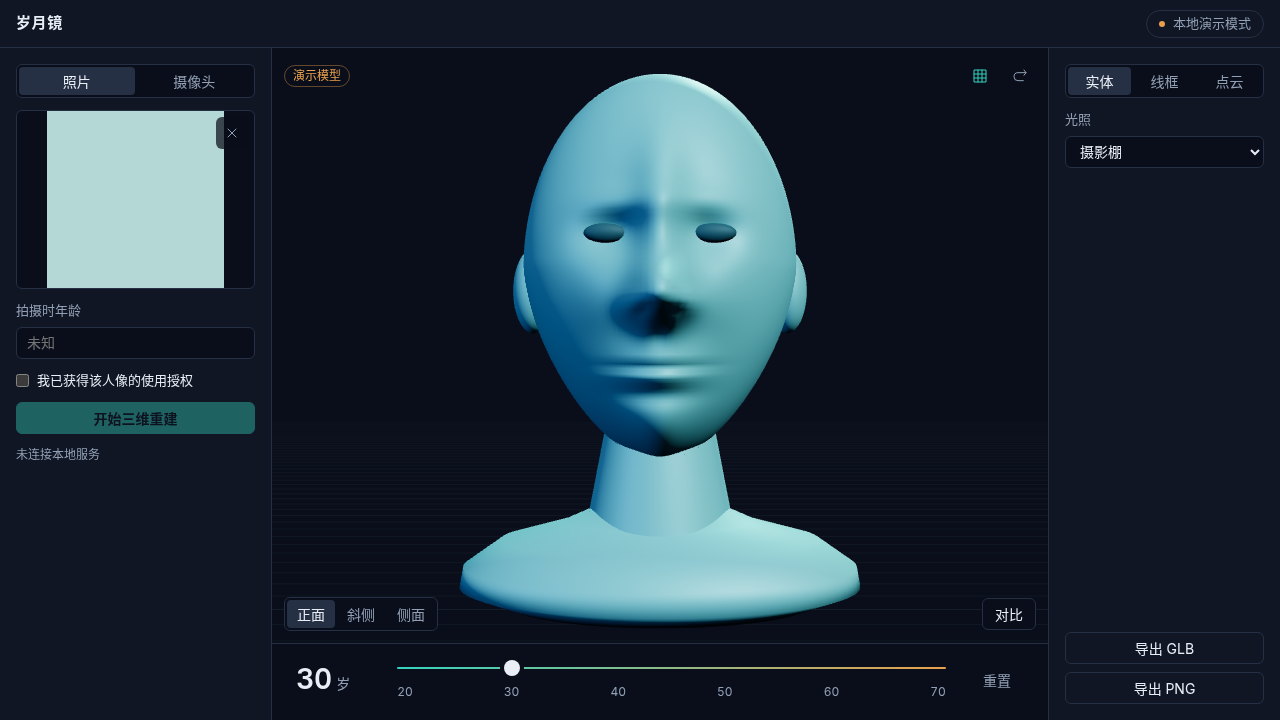
#> input picture tasks/FE-1_screens/fe1_1280x720_photo-uploaded.png, 1280 x 720 px
$ python -i near_duplicate_probe.py   (imports and definitions only)
#> lines starting #> are read from the running program, lines starting #| are printed output that depends on the picture
"""Retrieve possible duplicate originals; similarity is not identity or leakage acceptance."""

from __future__ import annotations

import argparse
import hashlib
import importlib.util
import io
import json
import struct
import sys
from itertools import combinations, product
from pathlib import Path

from PIL import Image, ImageOps, UnidentifiedImageError, features
from PIL import __version__ as pillow_version

_HELPER_PATH = Path(__file__).with_name("evaluation_readiness_probe.py")
_SPEC = importlib.util.spec_from_file_location("_near_duplicate_metadata", _HELPER_PATH)
metadata = importlib.util.module_from_spec(_SPEC)
# [1 line not run here, left out]

PROTOCOL = "agemorph3d-near-duplicate-v1"
SOURCES = (
    "tools/evaluation_readiness_probe.py",
    "backend/tests/test_evaluation_readiness_probe.py",
    "tools/near_duplicate_probe.py",
    "backend/tests/test_near_duplicate_probe.py",
)
MAX_IMAGE_BYTES = 10 * 1024 * 1024
MAX_PIXELS = 16000000
# Python follows the lock-file family (==3.11.*). Image hashes depend on
# Pillow's decoder and resampler, so Pillow stays at the locked 13.0.0.
ENVIRONMENT = {"python_version": "3.11.*", "pillow_version": "13.0.0"}


# [23 lines left out: functions python_version_matches, environment_matches, not called in this run]


FALSE_FLAGS = (
    "images_or_thumbnails_written",
    "candidate_review_complete",
    "no_leakage_accepted",
    "independent_evaluation",
    "legal_permission_established",
    "service_ready",
    "production_enabled",
    "g3_complete",
)
ALGORITHM = {
    "orientation": "Pillow ImageOps.exif_transpose before all features",
    "color": "Convert to RGB; no ICC color management transform",
    "views": ["original", "mirror"],
    "mirror": "Horizontal mirror of EXIF-corrected RGB",
    "pixel_sha256": (
        "SHA256(b'agemorph3d-rgb-v1\\0' + struct.pack('>II', width, height) "
        "+ b'RGB\\0' + RGB bytes); \\0 denotes one NUL byte"
    ),
    "grayscale": "Pillow convert('L')",
    "resample": "LANCZOS",
    "horizontal_size": [9, 8],
    "vertical_size": [8, 9],
    "comparison": "Right > left for horizontal; below > above for vertical",
    "bit_order": "Row-major, first comparison is the most significant of 64 bits",
    "diagnostic_size": [32, 32],
    "diagnostic": (
        "Per matched view-pair mean absolute grayscale byte difference divided by 255; "
        "no per-image normalization and no candidate filtering"
    ),
    "max_horizontal_hamming": 8,
    "max_vertical_hamming": 8,
    "candidate": (
        "At least one of all four view-pairs jointly satisfies both Hamming cutoffs; "
        "retain every matched view-pair and deduplicate only the unordered image pair"
    ),
    "exact_duplicates": (
        "Record same file SHA-256 and every equal dimension-bound pixel SHA-256 "
        "view-pair separately from perceptual candidate labels"
    ),
}
LIMITS = {
    "metadata_max_bytes": 2097152,
    "image_max_bytes": MAX_IMAGE_BYTES,
    "image_max_pixels": MAX_PIXELS,
    "max_images": 500,
    "image_formats": ["JPEG", "PNG", "WEBP"],
    "frames": 1,
}


# [81 lines left out: function _protocol, not called in this run]


def _pixel_hash(image):
    return hashlib.sha256(
        b"agemorph3d-rgb-v1\0" + struct.pack(">II", *image.size) + b"RGB\0" + image.tobytes()
    ).hexdigest()


def _dhash(gray, horizontal):
    width, height = (9, 8) if horizontal else (8, 9)
    pixels = gray.resize((width, height), Image.Resampling.LANCZOS).tobytes()
    result = 0
    for y in range(8):
        for x in range(8):
            first = y * width + x
            second = first + (1 if horizontal else width)
            result = (result << 1) | (pixels[second] > pixels[first])
    return result


def _view(image):
    gray = image.convert("L")
    try:
        return {
            "horizontal": _dhash(gray, True),
            "vertical": _dhash(gray, False),
            "pixel_sha256": _pixel_hash(image),
            "gray32": gray.resize((32, 32), Image.Resampling.LANCZOS).tobytes(),
        }
    finally:
        gray.close()


# [373 lines left out: functions _decode, _snapshot, _matches, _candidates, _components, build_report and 1 more, not called in this run]


# [2 lines not run here, left out]

>>> from PIL import Image
>>> picture = Image.open('../tasks/FE-1_screens/fe1_1280x720_photo-uploaded.png')
#> picture is the input picture: PIL image 1280x720 RGB; mean R, G, B 31.6, 46.5, 59.1
>>> result = _view(picture)
#> in _view, `gray = image.convert("L")`:
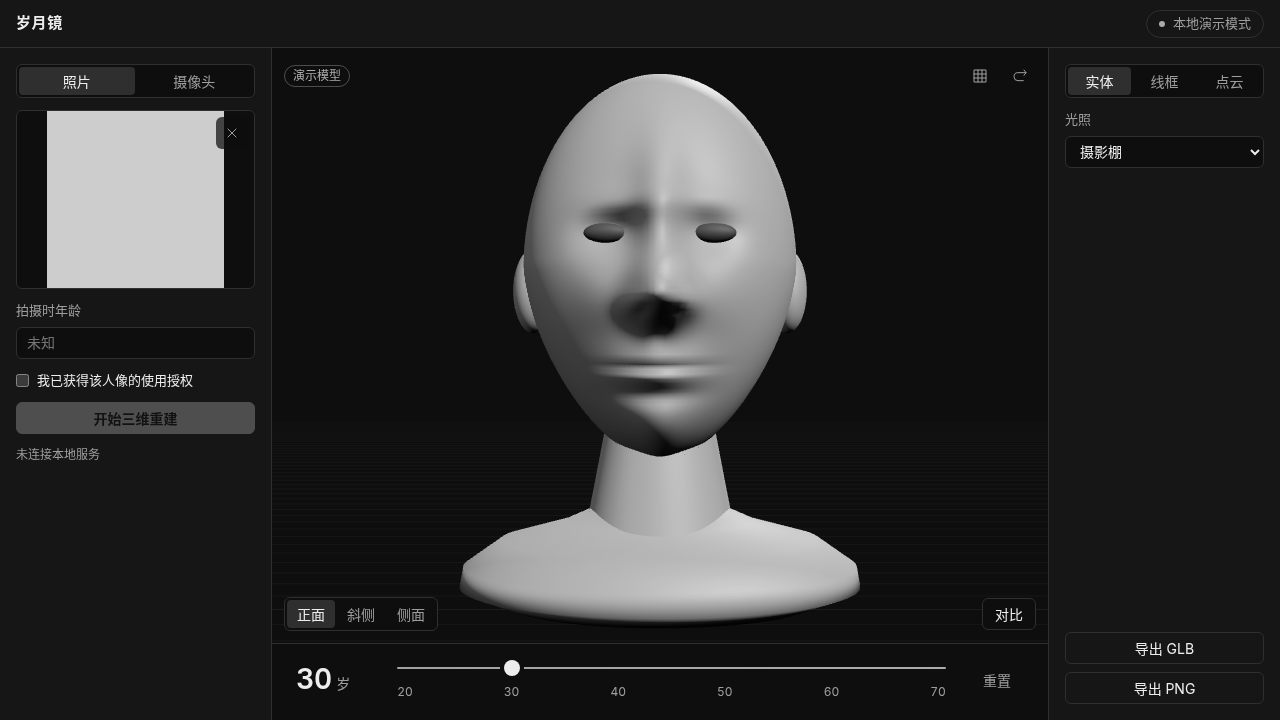
#> gray: PIL image 1280x720 L; min 0, max 237, mean 43.5
#> after the loop in _dhash, `for y in range(8):`: result = 5994910348442055623
#> result = 4 items

$ run again, on tasks/FE-1_screens/fe1_1920x1080_photo-uploaded.png
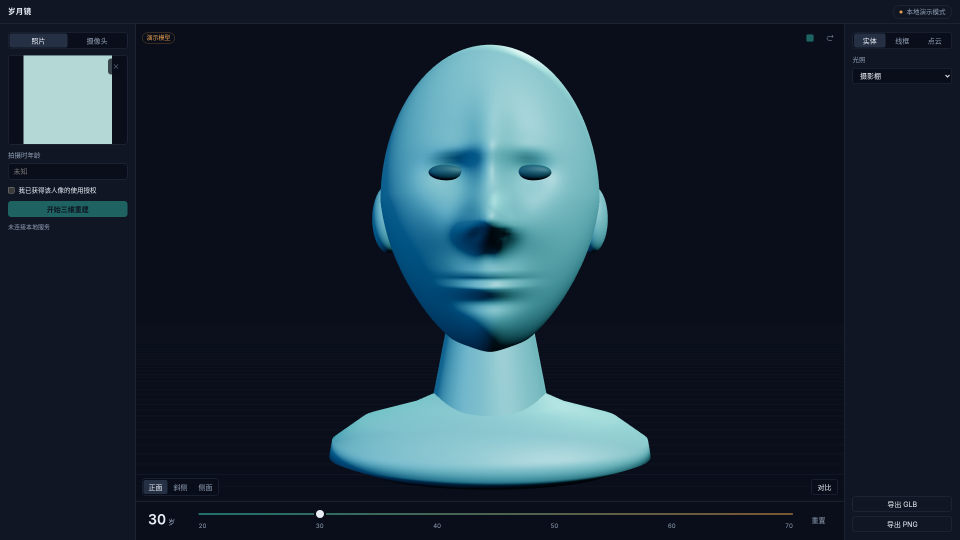
#> input picture tasks/FE-1_screens/fe1_1920x1080_photo-uploaded.png, 1920 x 1080 px (shown at 1/2 size)
#> picture is the input picture: PIL image 1920x1080 RGB; mean R, G, B 28.7, 43.7, 56.5
#> in _view, `gray = image.convert("L")`:
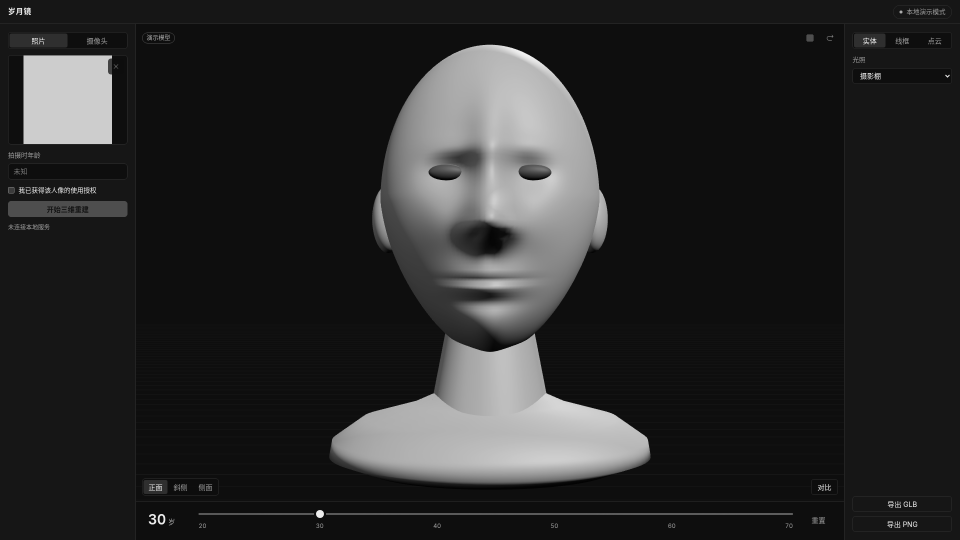
#> gray: PIL image 1920x1080 L (shown at 1/2 size); min 0, max 240, mean 40.7
#> after the loop in _dhash, `for y in range(8):`: result = 1383505804991345073
#> `result = _view(picture)`: result = 4 items

$ run again, on tasks/FE-1_screens/fe1_1024x768.png
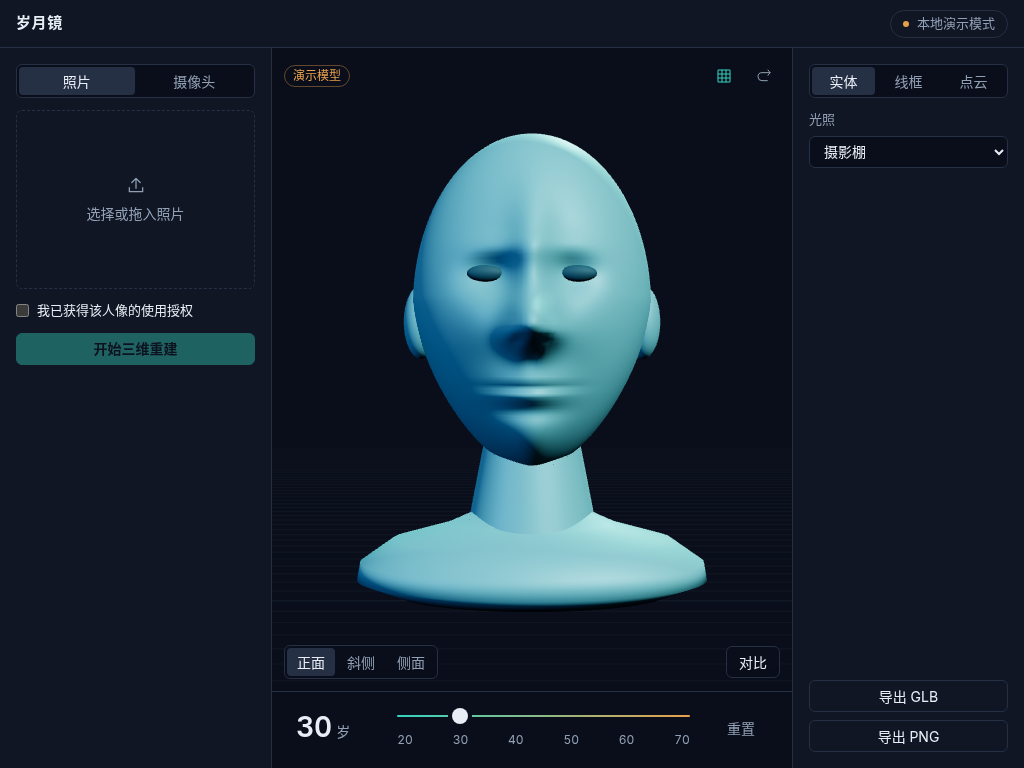
#> input picture tasks/FE-1_screens/fe1_1024x768.png, 1024 x 768 px
#> picture is the input picture: PIL image 1024x768 RGB; mean R, G, B 25.3, 38.4, 51.7
#> in _view, `gray = image.convert("L")`:
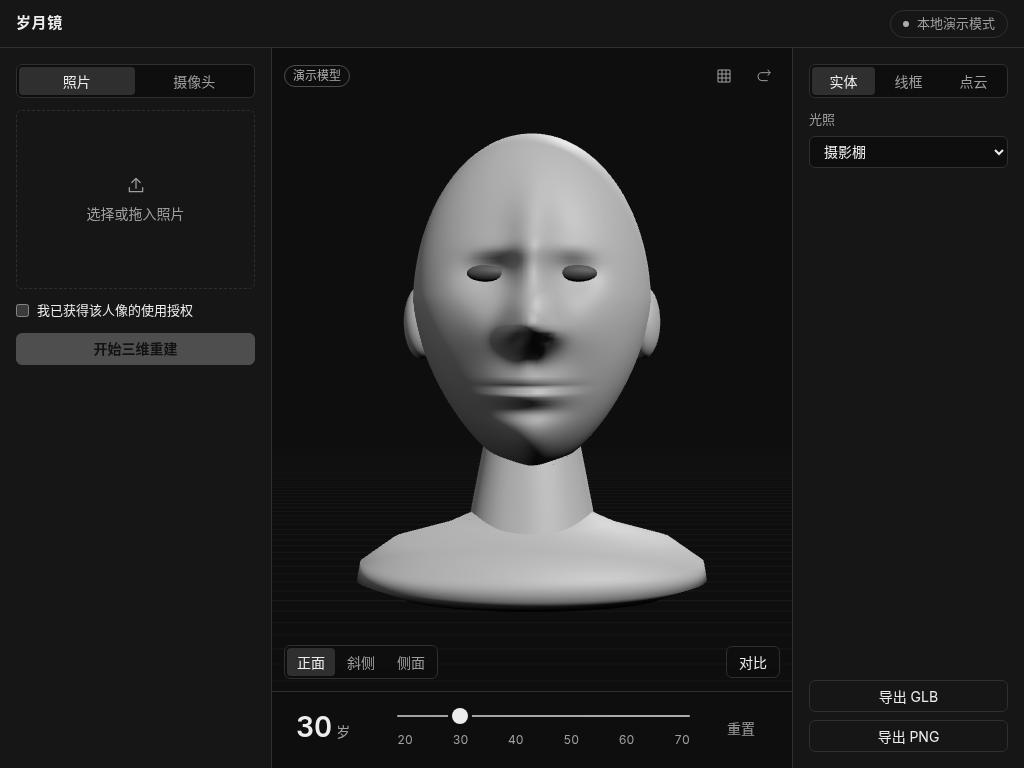
#> gray: PIL image 1024x768 L; min 0, max 237, mean 36
#> after the loop in _dhash, `for y in range(8):`: result = 1014069346146824518
#> `result = _view(picture)`: result = 4 items
